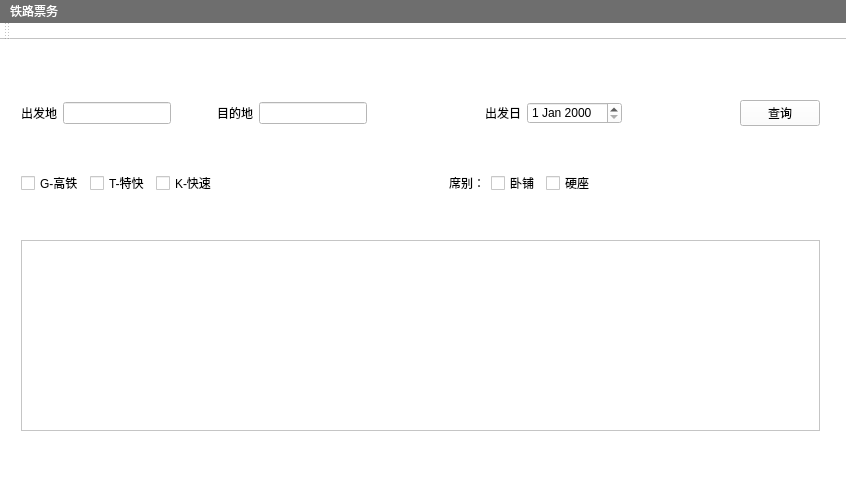
<?xml version="1.0" encoding="UTF-8"?>
<ui version="4.0">
 <class>MainWindow</class>
 <widget class="QMainWindow" name="MainWindow">
  <property name="geometry">
   <rect>
    <x>0</x>
    <y>0</y>
    <width>846</width>
    <height>487</height>
   </rect>
  </property>
  <property name="font">
   <font>
    <family>DFPLiSong-Bd</family>
   </font>
  </property>
  <property name="windowTitle">
   <string>MainWindow</string>
  </property>
  <property name="styleSheet">
   <string notr="true">background-color:rgb(255, 255, 255)</string>
  </property>
  <widget class="QWidget" name="centralWidget">
   <widget class="QWidget" name="verticalLayoutWidget">
    <property name="geometry">
     <rect>
      <x>10</x>
      <y>10</y>
      <width>821</width>
      <height>431</height>
     </rect>
    </property>
    <layout class="QVBoxLayout" name="verticalLayout">
     <item>
      <spacer name="verticalSpacer_3">
       <property name="orientation">
        <enum>Qt::Vertical</enum>
       </property>
       <property name="sizeHint" stdset="0">
        <size>
         <width>20</width>
         <height>40</height>
        </size>
       </property>
      </spacer>
     </item>
     <item>
      <layout class="QHBoxLayout" name="horizontalLayout_4">
       <item>
        <layout class="QHBoxLayout" name="horizontalLayout_2">
         <item>
          <widget class="QLabel" name="label">
           <property name="text">
            <string>出发地</string>
           </property>
          </widget>
         </item>
         <item>
          <widget class="QLineEdit" name="lineEdit"/>
         </item>
         <item>
          <spacer name="horizontalSpacer">
           <property name="orientation">
            <enum>Qt::Horizontal</enum>
           </property>
           <property name="sizeHint" stdset="0">
            <size>
             <width>40</width>
             <height>20</height>
            </size>
           </property>
          </spacer>
         </item>
         <item>
          <widget class="QLabel" name="label_2">
           <property name="text">
            <string>目的地</string>
           </property>
          </widget>
         </item>
         <item>
          <widget class="QLineEdit" name="lineEdit_2"/>
         </item>
        </layout>
       </item>
       <item>
        <spacer name="horizontalSpacer_2">
         <property name="orientation">
          <enum>Qt::Horizontal</enum>
         </property>
         <property name="sizeHint" stdset="0">
          <size>
           <width>40</width>
           <height>20</height>
          </size>
         </property>
        </spacer>
       </item>
       <item>
        <layout class="QHBoxLayout" name="horizontalLayout_3">
         <item>
          <widget class="QLabel" name="label_3">
           <property name="text">
            <string>出发日</string>
           </property>
          </widget>
         </item>
         <item>
          <widget class="QDateEdit" name="dateEdit"/>
         </item>
        </layout>
       </item>
       <item>
        <spacer name="horizontalSpacer_3">
         <property name="orientation">
          <enum>Qt::Horizontal</enum>
         </property>
         <property name="sizeHint" stdset="0">
          <size>
           <width>40</width>
           <height>20</height>
          </size>
         </property>
        </spacer>
       </item>
       <item>
        <widget class="QPushButton" name="pushButton_2">
         <property name="text">
          <string>查询</string>
         </property>
        </widget>
       </item>
      </layout>
     </item>
     <item>
      <spacer name="verticalSpacer_2">
       <property name="orientation">
        <enum>Qt::Vertical</enum>
       </property>
       <property name="sizeHint" stdset="0">
        <size>
         <width>20</width>
         <height>40</height>
        </size>
       </property>
      </spacer>
     </item>
     <item>
      <layout class="QHBoxLayout" name="horizontalLayout_5">
       <item>
        <layout class="QHBoxLayout" name="horizontalLayout">
         <item>
          <widget class="QCheckBox" name="checkBox">
           <property name="text">
            <string>G-高铁</string>
           </property>
          </widget>
         </item>
         <item>
          <widget class="QCheckBox" name="checkBox_2">
           <property name="text">
            <string>T-特快</string>
           </property>
          </widget>
         </item>
         <item>
          <widget class="QCheckBox" name="checkBox_3">
           <property name="text">
            <string>K-快速</string>
           </property>
          </widget>
         </item>
        </layout>
       </item>
       <item>
        <layout class="QHBoxLayout" name="horizontalLayout_7">
         <item>
          <spacer name="horizontalSpacer_4">
           <property name="orientation">
            <enum>Qt::Horizontal</enum>
           </property>
           <property name="sizeHint" stdset="0">
            <size>
             <width>40</width>
             <height>20</height>
            </size>
           </property>
          </spacer>
         </item>
         <item>
          <layout class="QHBoxLayout" name="horizontalLayout_6">
           <item>
            <widget class="QLabel" name="label_4">
             <property name="text">
              <string>席别：</string>
             </property>
            </widget>
           </item>
           <item>
            <widget class="QCheckBox" name="checkBox_4">
             <property name="text">
              <string>卧铺</string>
             </property>
            </widget>
           </item>
           <item>
            <widget class="QCheckBox" name="checkBox_5">
             <property name="text">
              <string>硬座</string>
             </property>
            </widget>
           </item>
          </layout>
         </item>
         <item>
          <spacer name="horizontalSpacer_7">
           <property name="orientation">
            <enum>Qt::Horizontal</enum>
           </property>
           <property name="sizeHint" stdset="0">
            <size>
             <width>40</width>
             <height>20</height>
            </size>
           </property>
          </spacer>
         </item>
        </layout>
       </item>
      </layout>
     </item>
     <item>
      <spacer name="verticalSpacer">
       <property name="orientation">
        <enum>Qt::Vertical</enum>
       </property>
       <property name="sizeHint" stdset="0">
        <size>
         <width>20</width>
         <height>40</height>
        </size>
       </property>
      </spacer>
     </item>
     <item>
      <widget class="QTableWidget" name="tableWidget"/>
     </item>
     <item>
      <spacer name="verticalSpacer_4">
       <property name="orientation">
        <enum>Qt::Vertical</enum>
       </property>
       <property name="sizeHint" stdset="0">
        <size>
         <width>20</width>
         <height>40</height>
        </size>
       </property>
      </spacer>
     </item>
    </layout>
   </widget>
  </widget>
  <widget class="QMenuBar" name="menuBar">
   <property name="geometry">
    <rect>
     <x>0</x>
     <y>0</y>
     <width>846</width>
     <height>23</height>
    </rect>
   </property>
   <property name="styleSheet">
    <string notr="true">background-color:rgb(110, 110, 110);
color:rgb(255,255,255)</string>
   </property>
   <widget class="QMenu" name="menu">
    <property name="styleSheet">
     <string notr="true">background-color:rgb(200,200,200);
color:rgb(50,50,50)</string>
    </property>
    <property name="title">
     <string>铁路票务</string>
    </property>
    <addaction name="action"/>
    <addaction name="action_2"/>
    <addaction name="action_3"/>
    <addaction name="action_4"/>
    <addaction name="action_5"/>
   </widget>
   <addaction name="menu"/>
  </widget>
  <widget class="QToolBar" name="mainToolBar">
   <attribute name="toolBarArea">
    <enum>TopToolBarArea</enum>
   </attribute>
   <attribute name="toolBarBreak">
    <bool>false</bool>
   </attribute>
  </widget>
  <widget class="QStatusBar" name="statusBar"/>
  <action name="action">
   <property name="icon">
    <iconset>
     <normaloff>:/img/C:/Users/lenovo/Downloads/actions/edit-redo.png</normaloff>:/img/C:/Users/lenovo/Downloads/actions/edit-redo.png</iconset>
   </property>
   <property name="text">
    <string>登陆</string>
   </property>
  </action>
  <action name="action_2">
   <property name="icon">
    <iconset>
     <normaloff>:/img/C:/Users/lenovo/Downloads/actions/gtk-cancel.png</normaloff>:/img/C:/Users/lenovo/Downloads/actions/gtk-cancel.png</iconset>
   </property>
   <property name="text">
    <string>注销</string>
   </property>
  </action>
  <action name="action_3">
   <property name="icon">
    <iconset>
     <normaloff>:/img/C:/Users/lenovo/Downloads/actions/system-log-out.png</normaloff>:/img/C:/Users/lenovo/Downloads/actions/system-log-out.png</iconset>
   </property>
   <property name="text">
    <string>个人主页</string>
   </property>
  </action>
  <action name="action_4">
   <property name="icon">
    <iconset>
     <normaloff>:/img/C:/Users/lenovo/Downloads/actions/call-start.png</normaloff>:/img/C:/Users/lenovo/Downloads/actions/call-start.png</iconset>
   </property>
   <property name="text">
    <string>帮助</string>
   </property>
  </action>
  <action name="action_5">
   <property name="icon">
    <iconset>
     <normaloff>:/img/C:/Users/lenovo/Downloads/actions/xfce-system-exit.png</normaloff>:/img/C:/Users/lenovo/Downloads/actions/xfce-system-exit.png</iconset>
   </property>
   <property name="text">
    <string>退出</string>
   </property>
  </action>
 </widget>
 <layoutdefault spacing="6" margin="11"/>
 <resources>
  <include location="pic.qrc"/>
 </resources>
 <connections/>
 <slots>
  <slot>getdeparture()</slot>
  <slot>getterminal()</slot>
  <slot>getdeparture_date()</slot>
  <slot>find_train()</slot>
  <slot>hide_calendar()</slot>
 </slots>
</ui>
